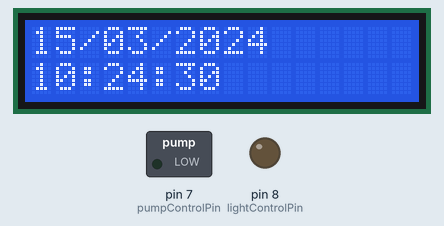
Simulated run of this sketch. Board: Arduino Uno, built with avr-gcc and run on an emulated ATmega328P. On the bench: 16×2 character LCD, switched loads named in the sketch (green lamp = pin HIGH), output pins drawn as LEDs (lit = HIGH). The local clock reads 2024-03-15 10:24:30 at power-on unless the sketch sets it.

Above: at 0.1 s.
At 4.1 s:
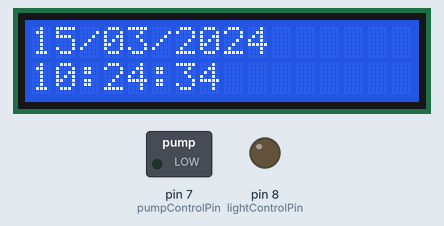
At 9.2 s:
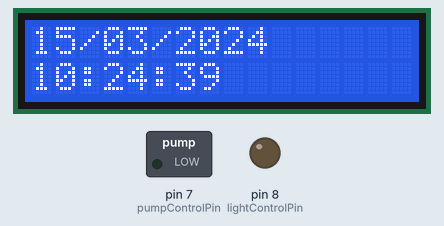
At 19.2 s:
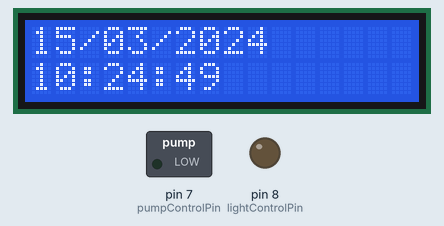
At 28.3 s:
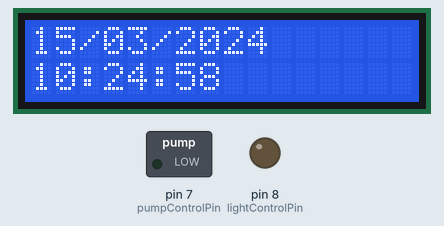
At 38.4 s:
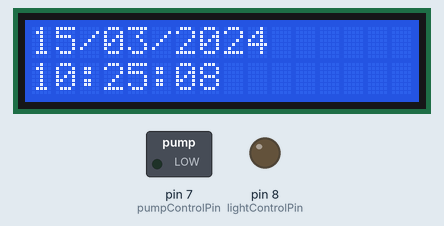

Measured:
- what the display in image 1 shows lasts 1.0 s, from 4.1 s to 5.1 s

The sketch:

sketch_control.ino
```cpp
/*
   The pump control is connected to the PIN 7
   The Tiny RTC I2C is connected to the A4 for the SDA intput and A5 for the SCL input PIN
   The LCD 1602A is connected following those instructions :
   LCD RS pin to digital pin 12
   LCD Enable pin to digital pin 11
   LCD D4 pin to digital pin 5
   LCD D5 pin to digital pin 4
   LCD D6 pin to digital pin 3
   LCD D7 pin to digital pin 2
   LCD R/W pin to ground
   LCD VSS pin to ground
   LCD VCC pin to 5V
   10K resistor:
   ends to +5V and ground
   wiper to LCD VO pin (pin 3)

   It's driven by the library : http://www.arduino.cc/en/Tutorial/LiquidCrystal
*/

// include the library code:
#include <LiquidCrystal.h>
#include <Wire.h>
#include "RTClib.h"

void printTime() ;

int pumpControlPin = 7;
int lightControlPin = 8;
int menuButtonPin = 9;
int selectButtonPin = 10;
RTC_DS1307 RTC;
char rtcStatus;

// initialize the library with the numbers of the interface pins
LiquidCrystal lcd(12, 11, 5, 4, 3, 2);

void setup() {
  pinMode(pumpControlPin, OUTPUT);
  pinMode(lightControlPin, OUTPUT);
  pinMode(menuButtonPin, INPUT_PULLUP);
  pinMode(selectButtonPin, INPUT_PULLUP);

  // set up the LCD's number of columns and rows:
  lcd.begin(16, 2);

  //Setup the RTC module communication
  rtcStatus = 0;
  Wire.begin();
  RTC.begin();
  // Check to see if the RTC is keeping time.  If it is, load the time from your computer.
  if (! RTC.isrunning()) {
    // This will reflect the time that your sketch was compiled
    RTC.adjust(DateTime(__DATE__, __TIME__));
  } else {
    rtcStatus = 1;
  }
}

void loop() {
  lcd.clear();
  lcd.setCursor(0, 0);

  if (rtcStatus == 0) {
    lcd.print("RTC battery HS");
  } else {
    printTime();
  }
  delay(1000);
}

void printTime() {
  DateTime now = RTC.now();
  char buf[ 16 ];
  sprintf( buf, "%02d/%02d/%02d", now.day(), now.month(), now.year());
  lcd.setCursor(0, 0); //On se place sur la permiere ligne
  lcd.print(buf);

  sprintf( buf, "%02d:%02d:%02d", now.hour(), now.minute(), now.second() );
  lcd.setCursor(0, 1); //On se place sur la deuxième ligne
  lcd.print(buf);
}
```
